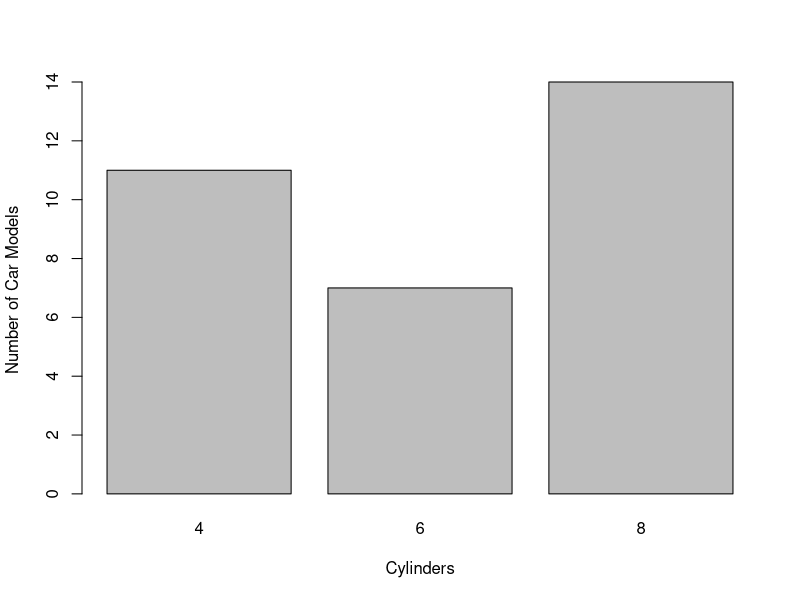
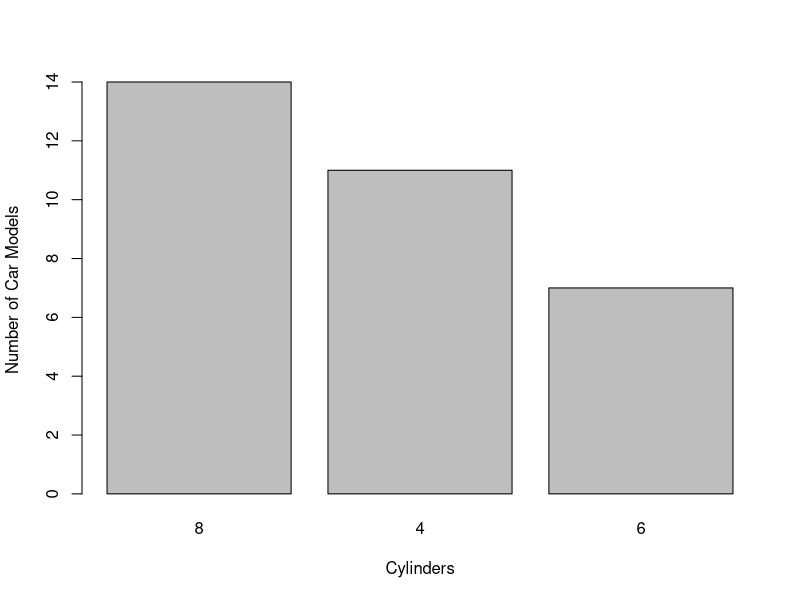
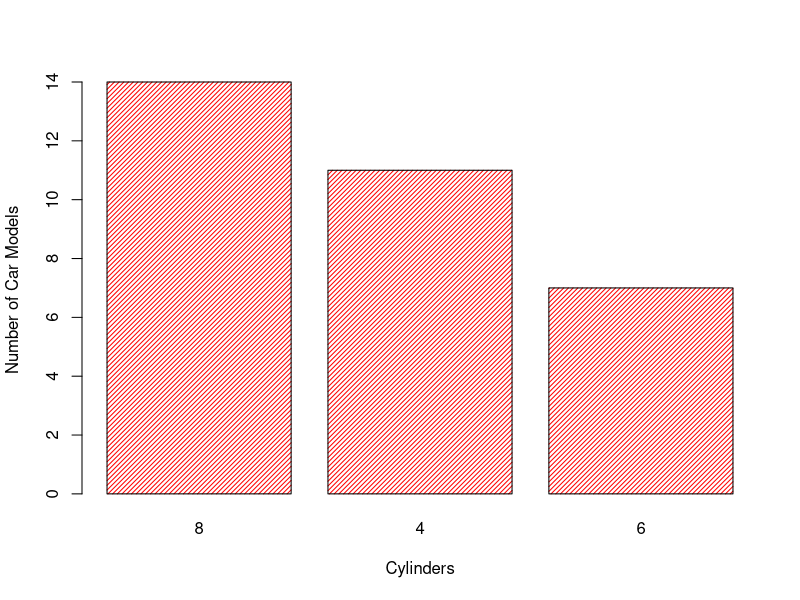
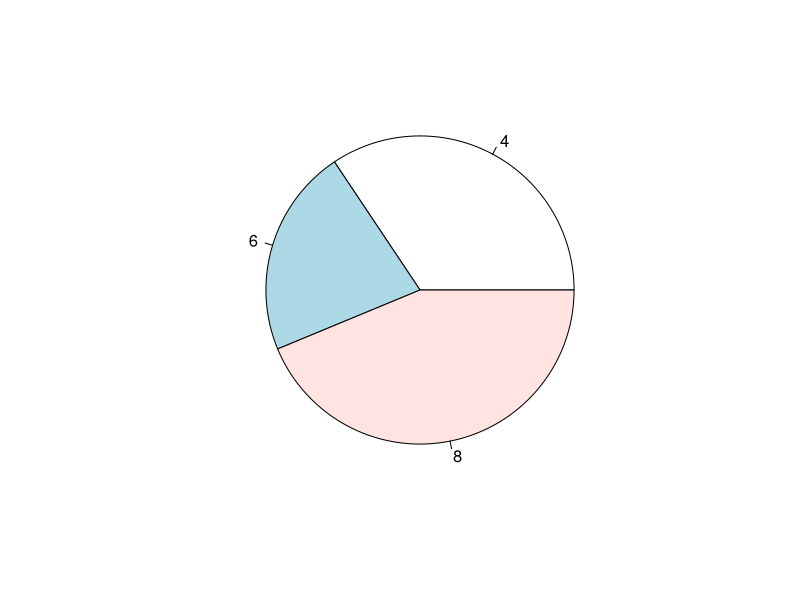
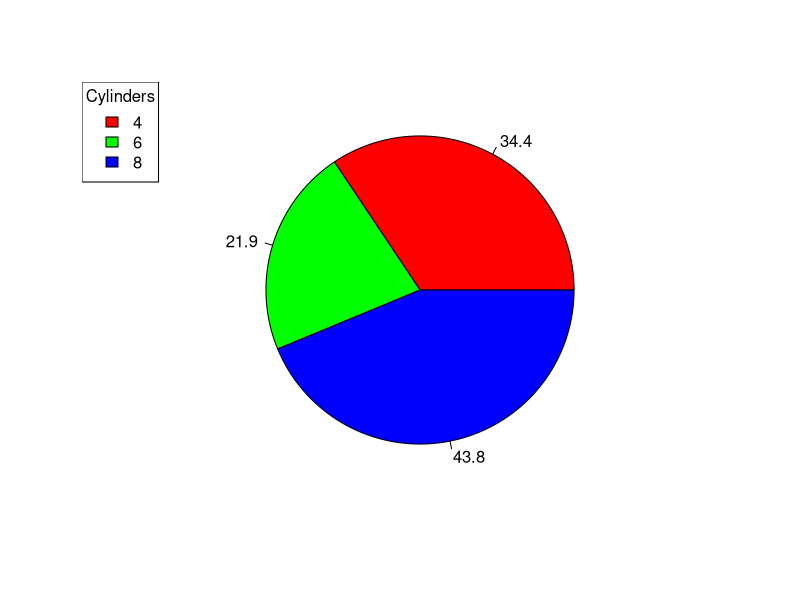
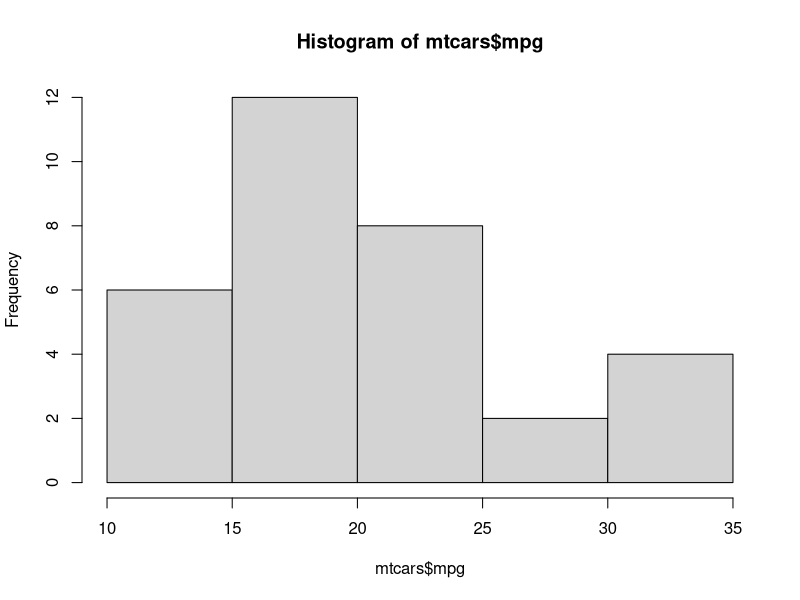
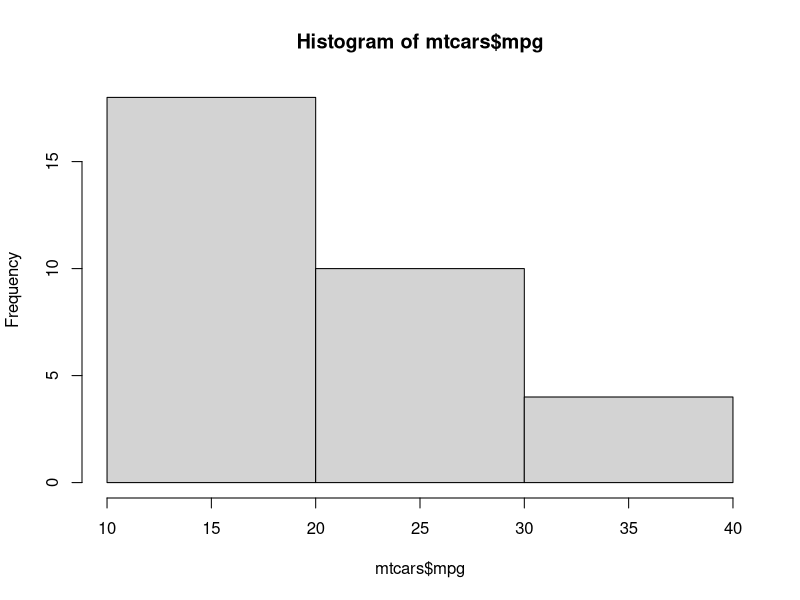
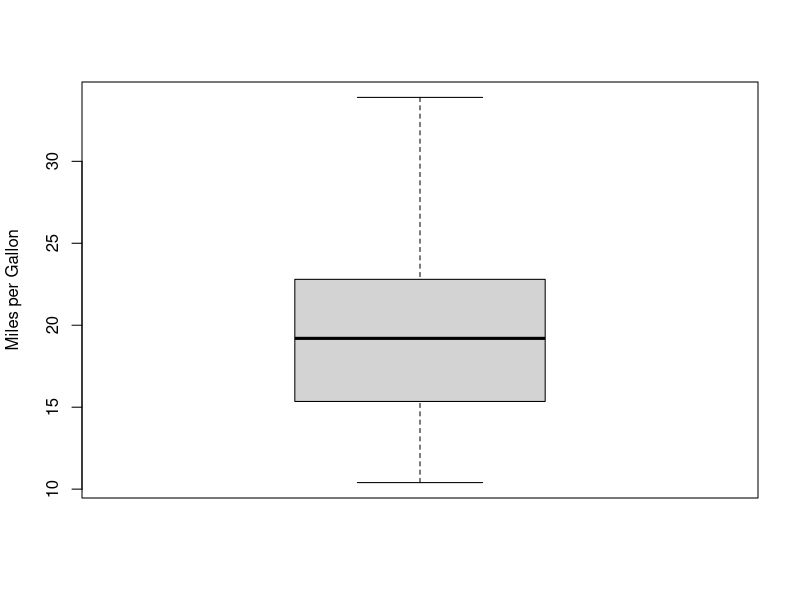

The R source for these figures, in order:
## ---- chunk 1
cyltable <- table(mtcars$cyl)
cyltable
## ---- chunk 2
barplot(cyltable, xlab="Cylinders", ylab="Number of Car Models")
## ---- chunk 3
cyltable.sorted <- sort(cyltable, decreasing = TRUE)
cyltable.sorted
## ---- chunk 4
barplot(cyltable.sorted, xlab="Cylinders", ylab="Number of Car Models")
## ---- chunk 5
barplot(cyltable.sorted, xlab="Cylinders", ylab="Number of Car Models", density = 30, col='red')
## ---- chunk 6
pie(cyltable)
## ---- chunk 7
pct <- round(cyltable / sum(cyltable) * 100, 1)
pct
## ---- chunk 8
pie(cyltable, labels = pct, col=rainbow(length(cyltable)))
legend('topleft',legend=names(cyltable),fill=rainbow(length(cyltable)), title='Cylinders')
## ---- chunk 9
hist(mtcars$mpg)
## ---- chunk 10
hist(mtcars$mpg, breaks=2)
## ---- chunk 11
stem(mtcars$mpg)
## ---- chunk 12
boxplot(mtcars$mpg, ylab="Miles per Gallon")
## ---- chunk 13
boxplot(mtcars$mpg ~ mtcars$cyl, xlab="Cylinders", ylab="Miles per Gallon")
## ---- chunk 14
qqnorm(mtcars$mpg)
qqline(mtcars$mpg)
